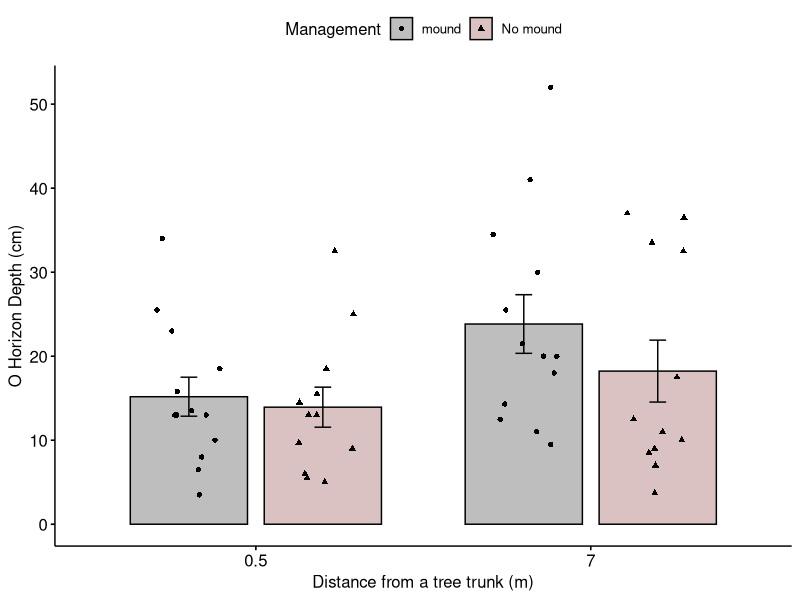
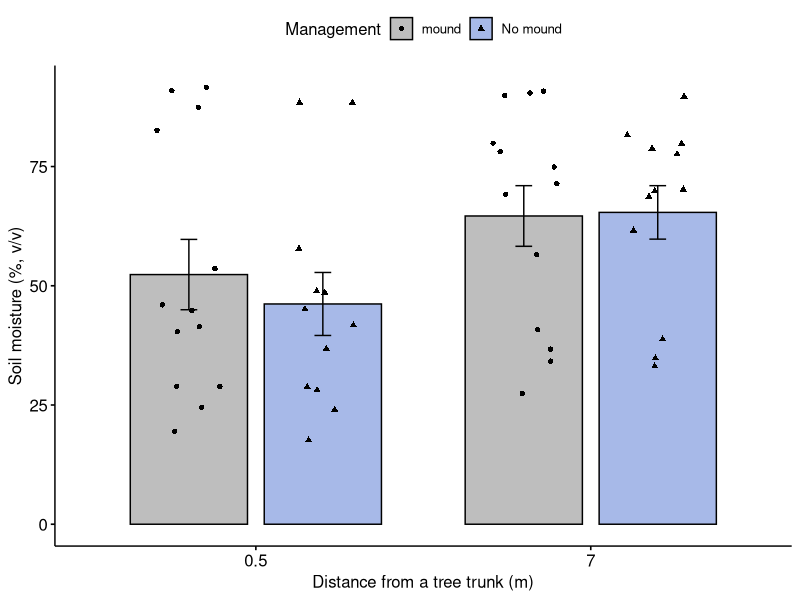
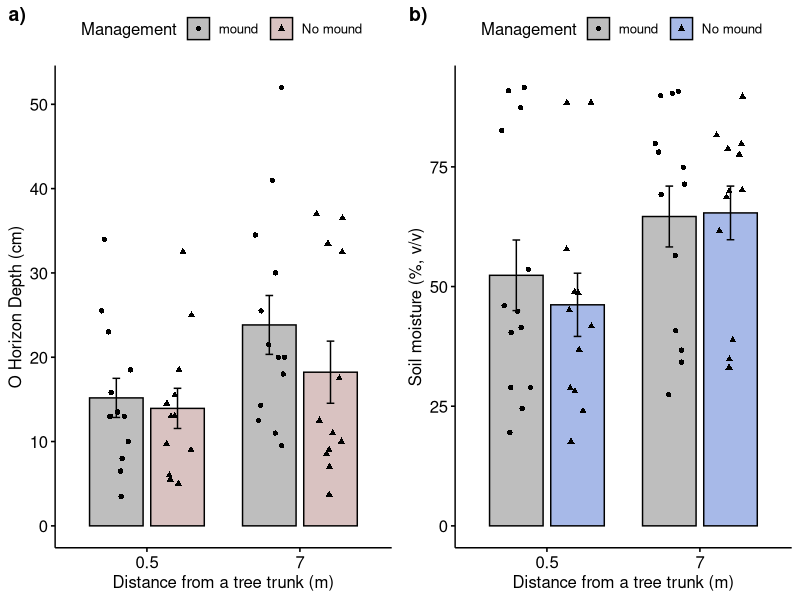
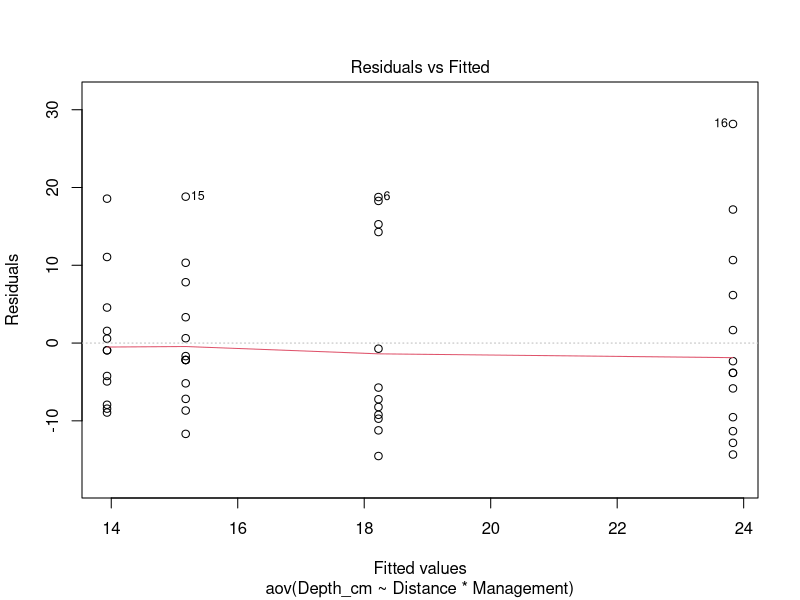
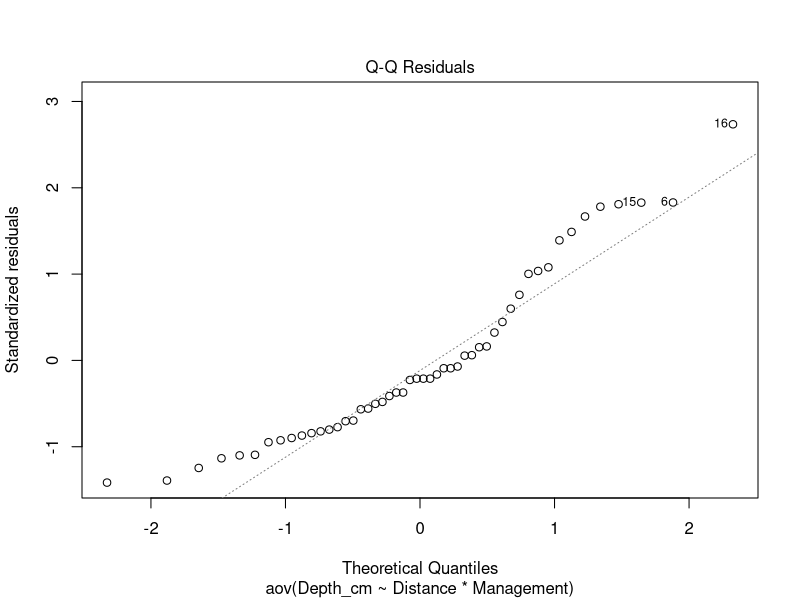
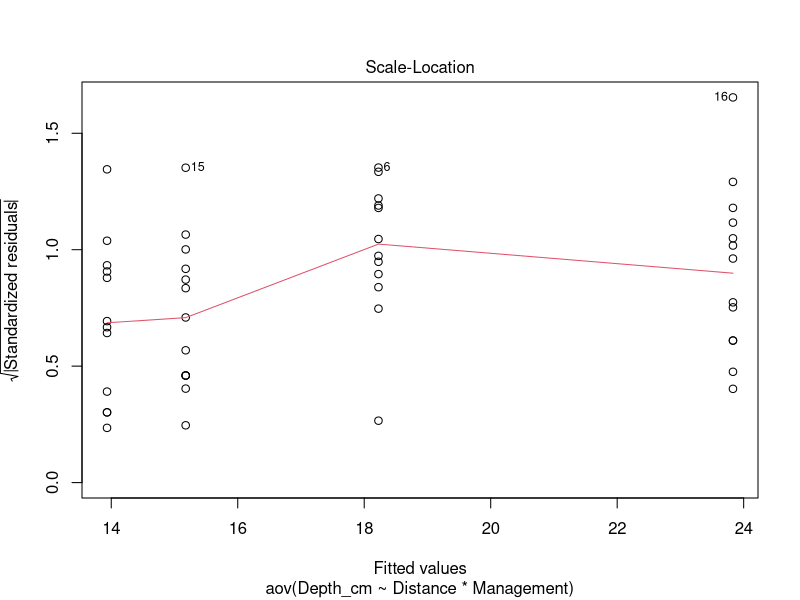
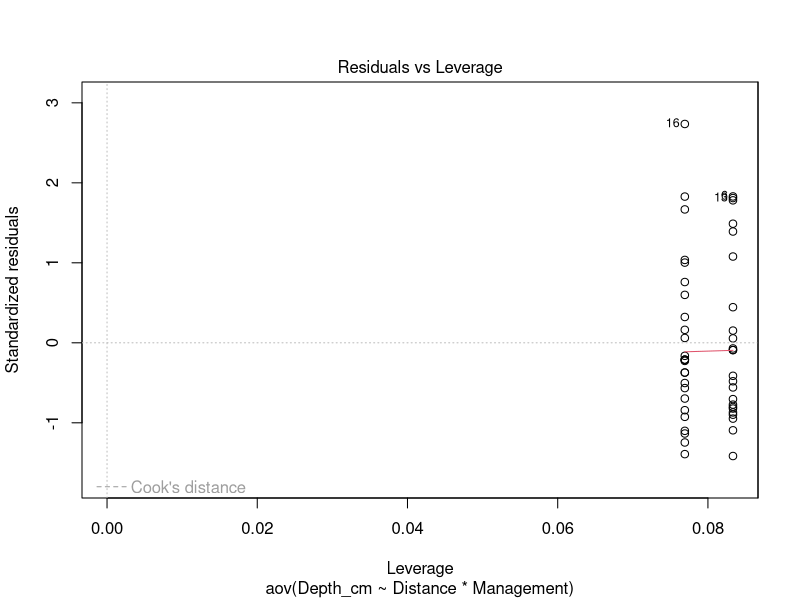
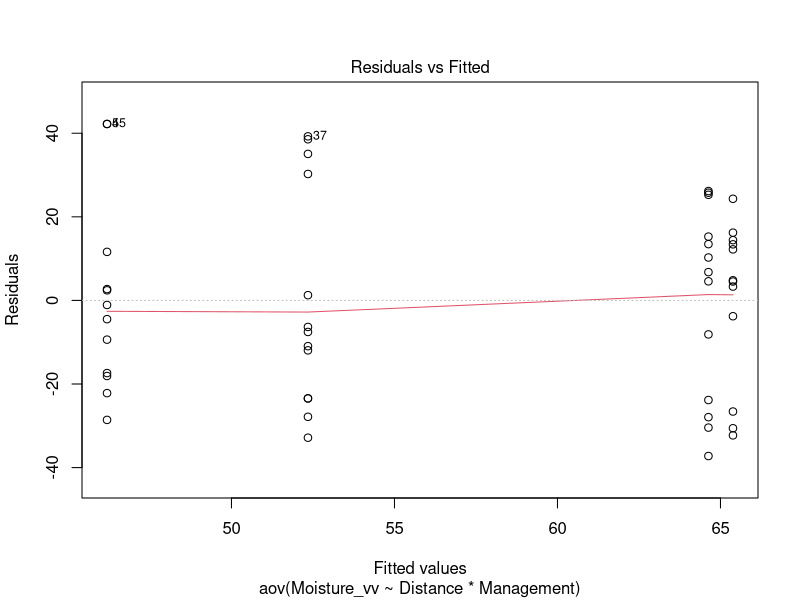

Here is the R script that generated these plots, in order:
# Date: 17/09/2025 (created, latest update 14/09/2025)
# Author: Mako Shibata (s2471259@ed.ac.uk)
# Objective: Depth and moisture analyses - Management specific 

# Libraries ----
library(tidyr) #formatting
library(dplyr) #manipulation 
library(ggplot2) #visualisation
library(readr) #manipulation
library(ggpubr)
install.packages("colourpicker")
library(car)
# Definicar# Defining functions ----
theme.LPI <- function(){
  theme_bw()+
    theme(axis.text.x=element_text(size=12, angle=0, vjust=1, hjust=1, color="black"), 
          axis.text.y=element_text(size=12, color="black"), 
          axis.title.x=element_text(size=14, face="plain", color="black"), 
          axis.title.y=element_text(size=14, face="plain", color="black"), 
          panel.grid.major.x=element_blank(), 
          panel.grid.minor.x=element_blank(), 
          panel.grid.minor.y=element_blank(), 
          panel.grid.major.y=element_blank(), 
          plot.margin=unit(c(0.5, 0.5, 0.5, 0.5), units= , "cm"), 
          plot.title = element_text(size=20, vjust=1, hjust=0.5), 
          legend.text = element_text(size=12, face="italic", color="black"), 
          legend.title = element_blank(), 
          legend.position=c(0.9,0.9))
}


# Set the WD ----
setwd("/Users/Owner/Library/CloudStorage/OneDrive-UniversityofEdinburgh/#00_EM/Project_Soil Microclimate/EM_SoilMicroclimate")

# Import data ----
soil_all <- read.csv("soil_all.csv")
View(soil_all)

# Management-specific ----
## A) Visualisation
### Classifying tree ID based on management 
soil_all<- soil_all %>% 
  mutate(soil_all, Management = case_when(
    TreeID %in% c(1, 2, 3, 4, 5, 6, 7, 21, 22, 23, 24, 25) ~ "No mound", 
    TRUE ~ "mound"))

colnames(soil_all)
str(soil_all)
View(soil_all[soil_all$Management == "mound", ])
View(soil_all[soil_all$Management == "No mound", ])
nrow(soil_all[as.character(soil_all$Management) == "mound", ])
nrow(soil_all[as.character(soil_all$Management) == "No mound", ])

### mound = 13, No mound = 12. 

### Distance vs O Horizon depth (cm)
p8 <- ggbarplot(
  soil_all, x = "Distance", y = "Depth_cm", 
  add = c("mean_se", "jitter"), 
  add.params = list(shape = "Management"),
  fill= "Management", palette = c(
    "No mound" = "#D9C2C1", 
    "mound" = "gray"),
  position = position_dodge(0.8)
) + 
  labs(x = "Distance from a tree trunk (m)", y = "O Horizon Depth (cm)")

p8

### Distance vs Soil moisture (cm)
p9 <- ggbarplot(
  soil_all, x = "Distance", y = "Moisture_vv", 
  add = c("mean_se", "jitter"), 
  add.params = list(shape = "Management"),
  fill= "Management", palette = c(
    "No mound" = "#A7B9E8", 
    "mound" = "gray"),
  position = position_dodge(0.8)
) + 
  labs(x = "Distance from a tree trunk (m)", y = "Soil moisture (%, v/v)")

p9

combined_plot <- ggarrange(
  p8, p9,
  labels = c("a)", "b)"),
  ncol = 2, nrow = 1,
  common.legend = FALSE
)
print(combined_plot)

dev.off()

### Calculating SEs ----
#### calculating the standard error of depth. <MOUND> 
mound <- soil_all[soil_all$Management == "mound", ]
mound$count <- row_number(mound)
nrow(mound)

sd_depth_mound_0.5 = sd(mound$Depth_cm[mound$Distance == 0.5])
se_depth_mound_0.5 <- sd_depth_mound_0.5/sqrt(13)
print(se_depth_mound_0.5)
# 2.32 cm for 0.5 m 

sd_depth_mound_7.0 = sd(mound$Depth_cm[mound$Distance == 7.0])
se_depth_mound_7.0 <- sd_depth_mound_7.0/sqrt(13)
print(se_depth_mound_7.0)
# 3.49 cm for 7.0 m

#### calculating the standard error of moisture. <MOUND> 
sd_moisutre_mound_0.5 = sd(mound$Moisture_vv[mound$Distance == 0.5])
sd_moisutre_mound_0.5
se_moisture_mound_0.5 <- sd_moisutre_mound_0.5/sqrt(13)
print(se_moisture_mound_0.5)
# 7.38 % for 0.5 m 

sd_moisutre_mound_7.0 = sd(mound$Moisture_vv[mound$Distance == 7.0])
se_moisutre_mound_7.0 <- sd_moisutre_mound_7.0/sqrt(13)
print(se_moisutre_mound_7.0)
# 6.36 % for 7.0 m

#### calculating the standard error of depth. <NO MOUND> 
no_mound <- soil_all[soil_all$Management == "No mound", ]
nrow(no_mound)

sd_depth_nomound_0.5 = sd(no_mound$Depth_cm[no_mound$Distance == 0.5])
se_depth_nomound_0.5 <- sd_depth_nomound_0.5/sqrt(12)
print(se_depth_nomound_0.5)
# 2.38 cm for 0.5 m 

sd_depth_nomound_7.0 = sd(no_mound$Depth_cm[no_mound$Distance == 7.0])
se_depth_nomound_7.0 <- sd_depth_nomound_7.0/sqrt(12)
print(se_depth_nomound_7.0)
# 3.69 cm for 0.5 m 

#### calculating the standard error of moisture. <NO MOUND>
sd_moisutre_nomound_0.5 = sd(no_mound$Moisture_vv[no_mound$Distance == 0.5])
se_moisutre_nomound_0.5 <- sd_moisutre_nomound_0.5/sqrt(12)
print(se_moisutre_nomound_0.5)
# 6.61 % for 0.5 m

sd_moisutre_nomound_7.0 = sd(no_mound$Moisture_vv[no_mound$Distance == 7.0])
se_moisutre_nomound_7.0 <- sd_moisutre_nomound_7.0/sqrt(12)
print(se_moisutre_nomound_7.0)
# 5.60 % for 7.0 m

## B) Two-way ANOVA
#### Depth vs. management & tree trunk distance 
mod <- aov(Depth_cm ~ Distance * Management, data = soil_all)
Anova(mod, type = 3)
summary(mod)
# Significant for distance
# Non-significant for management
# Non-significant interaction: management difference does NOT make a difference to 
# the effect of distance

# just test 
test <- aov(Depth_cm ~ Distance, data = mound)
test2 <- aov(Depth_cm ~ Distance, data = no_mound)
summary(test)
summary(test2)

# two-way anova: p = 0.4758, df = 46. 
# p = 0.05 for mound, p = 0.34 for no-mound.
# df = 24, and df = 22, respectively. 

tapply(mound$Depth_cm, mound$Distance, mean, na.rm=TRUE)
tapply(no_mound$Depth_cm, no_mound$Distance, mean, na.rm=TRUE)
# mound: Mean 0.5 m: 15.18 cm, 7.0 m: 23.8 cm  
# no_mound: Mean 0.5 m: 13.93 cm, 7.0 m: 18.2 cm 


plot(mod) 
# Residuals vs. fitted: linearity met. 
# Q-Q plot generally follows the same line, residuals normally distributed. 
# Residuals variances are equal. 
# No significant outliers outside the Cook's distance. 

#### Moisture vs. Depth and management 
mod2 <- aov(Moisture_vv ~ Distance * Management, data = soil_all)
Anova(mod2, type = 3)
summary(mod2)

test3 <- aov(Moisture_vv ~ Distance, data = no_mound)
summary(test3)
test4 <- aov(Moisture_vv ~ Distance, data = mound)
summary(test4)

# two-way anova: p = 0.60, df = 46. 
# p = 0.04 for no-mound, p = 0.22 for mound. 
# df = 22 and df = 24 respectively.

tapply(no_mound$Moisture_vv, no_mound$Distance, mean, na.rm=TRUE)
tapply(mound$Moisture_vv, mound$Distance, mean, na.rm=TRUE)
# None Mean 0.5 m: 46.2%, 0.7 m: 65.3%
# Mound Mean 0.5 m: 52.3%, 7.0 m: 64.6%

plot(mod2)
# Linearity met.
# Q-Q plot generally follows the same line. 
# Residual variances are generally equal.
# No significant outliers outside the Cook's distance. 